Frame 1 (no input): blank canvas, image omitted
Frame 60 (no input): blank canvas, image omitted
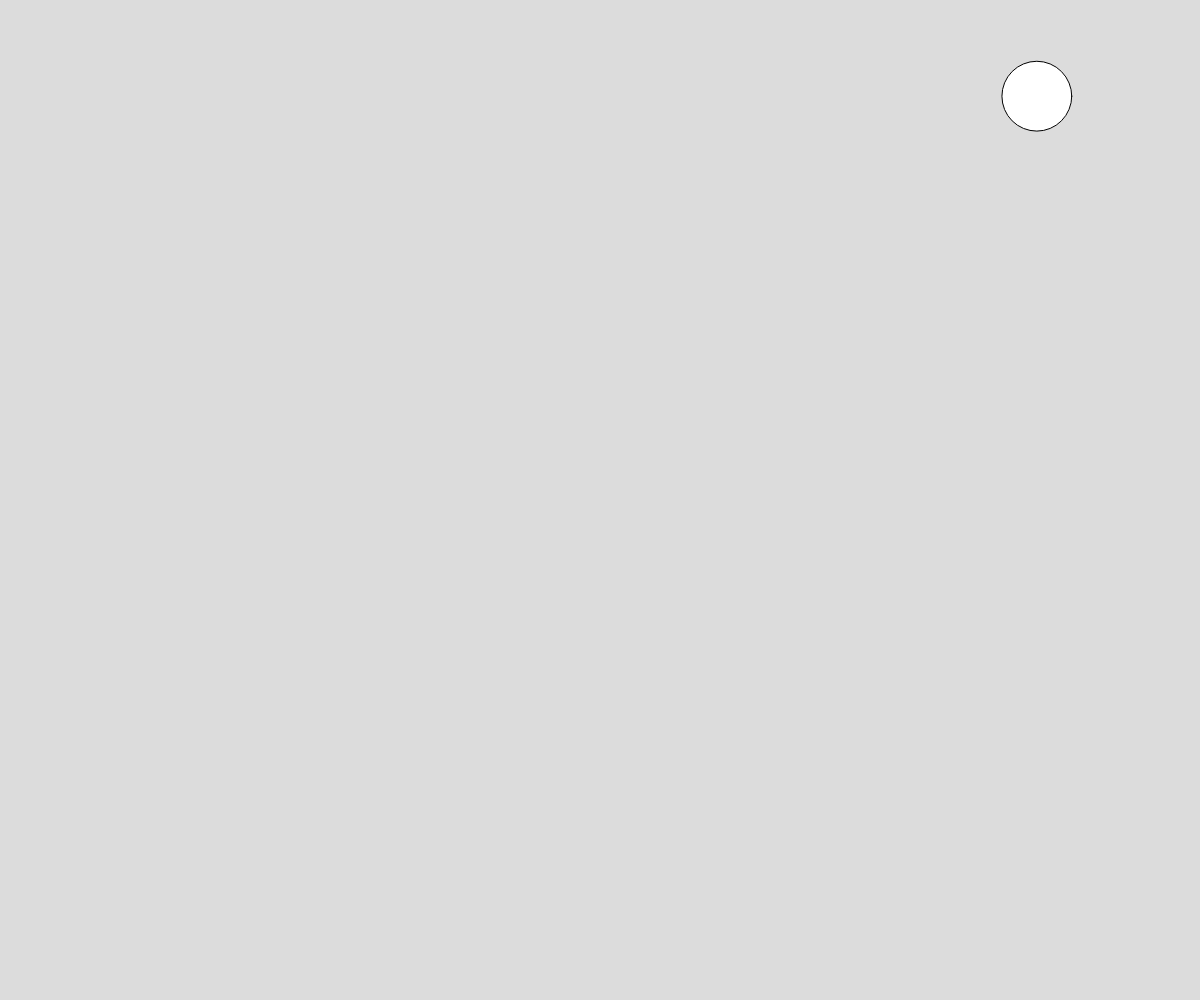
Frame 120 (the mouse pressed at the canvas centre since frame 60)

The p5.js sketch whose frames 1 and 60 were blank and that drew this single picture after the mouse press (run headless with seeded random() and noise() and a simulated clock; from frame 60 on, the mouse is pressed at the canvas centre):

// p5.js sketch
// ── sketch.js
// Project Title
// Your Name
// Date
//
// Extra for Experts:
// - describe what you did to take this project "above and beyond"

let ballArray = [];

function setup() {
  createCanvas(windowWidth, windowHeight);
}

function draw() {
  background(220);
  for(let ball of ballArray) {
    //move
    ball.x += ball.dx;
    ball.y += ball.dy;

    //display
    circle(ball.x, ball.y, ball.radius * 2);
  }
}

function spawnBall() {
  let theBall = {
    x: random(width),
    y: random(height),
    dx: random(-6,6),
    dy: random(-6,6),
    radius: random(10,41)
  };
  ballArray.push(theBall);
}

function mousePressed(){
  spawnBall();
}
